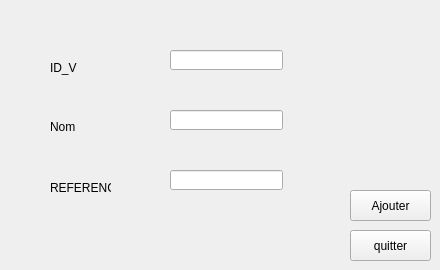
        <widget class="QWidget" name="tab_8">
         <attribute name="title">
          <string>ajouter </string>
         </attribute>
         <widget class="QPushButton" name="pushButton_ajouter_2">
          <property name="geometry">
           <rect>
            <x>350</x>
            <y>190</y>
            <width>81</width>
            <height>31</height>
           </rect>
          </property>
          <property name="text">
           <string>Ajouter</string>
          </property>
         </widget>
         <widget class="QLabel" name="label_7">
          <property name="geometry">
           <rect>
            <x>50</x>
            <y>60</y>
            <width>101</width>
            <height>16</height>
           </rect>
          </property>
          <property name="text">
           <string>ID_V</string>
          </property>
         </widget>
         <widget class="QLabel" name="label_8">
          <property name="geometry">
           <rect>
            <x>50</x>
            <y>120</y>
            <width>47</width>
            <height>14</height>
           </rect>
          </property>
          <property name="text">
           <string>Nom </string>
          </property>
         </widget>
         <widget class="QLabel" name="label_9">
          <property name="geometry">
           <rect>
            <x>50</x>
            <y>180</y>
            <width>61</width>
            <height>16</height>
           </rect>
          </property>
          <property name="text">
           <string>REFERENCE</string>
          </property>
         </widget>
         <widget class="QLineEdit" name="lineEdit_IDV">
          <property name="geometry">
           <rect>
            <x>170</x>
            <y>50</y>
            <width>113</width>
            <height>20</height>
           </rect>
          </property>
         </widget>
         <widget class="QLineEdit" name="lineEdit_NOMV">
          <property name="geometry">
           <rect>
            <x>170</x>
            <y>110</y>
            <width>113</width>
            <height>20</height>
           </rect>
          </property>
         </widget>
         <widget class="QLineEdit" name="lineEdit_refv">
          <property name="geometry">
           <rect>
            <x>170</x>
            <y>170</y>
            <width>113</width>
            <height>20</height>
           </rect>
          </property>
         </widget>
         <widget class="QPushButton" name="pushButton_3">
          <property name="geometry">
           <rect>
            <x>350</x>
            <y>230</y>
            <width>81</width>
            <height>31</height>
           </rect>
          </property>
          <property name="text">
           <string>quitter</string>
          </property>
         </widget>
        </widget>
